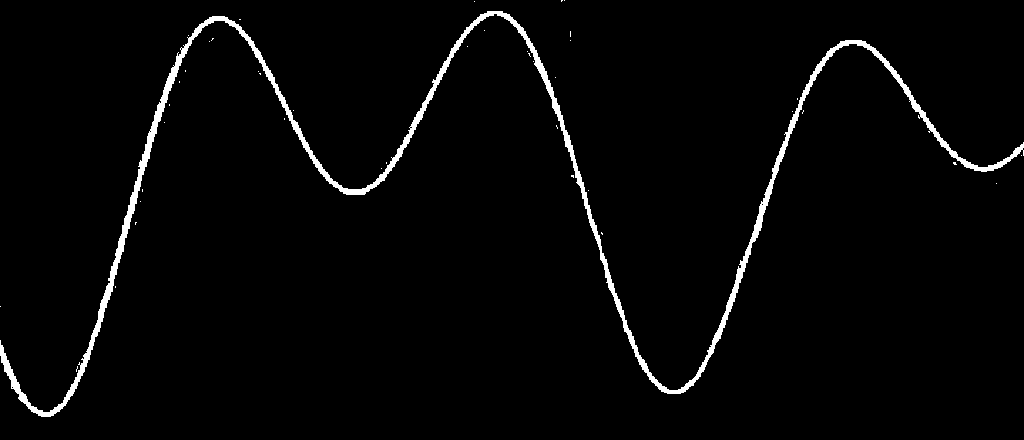
#> input picture chart1.png, 1024 x 440 px; its folder holds 2 pictures in this run
$ python main.py   (older library calls are emulated)
#> lines starting #> are read from the running program, lines starting #| are printed output that depends on the picture; after the words box and inside, x2 and y2 are one past the last pixel; in counts of white or black regions, pixels touching at a corner belong together
from __future__ import division, print_function
import numpy as np
from numpy.random import randn
from numpy.fft import rfft
from numpy import asarray
from scipy import signal
from scipy.misc import derivative
from PIL import Image
import sys
import matplotlib.pyplot as plt
import matplotlib.image as mpimg

coef = []
coef.append(signal.butter(4, 0.03, analog=False))
coef.append(signal.butter(4, 0.03, analog=False))

sig_x = []
sig_ff = []

for i in [1, 2]:
  array = np.transpose(asarray(Image.open("chart" + str(i) + ".png")))
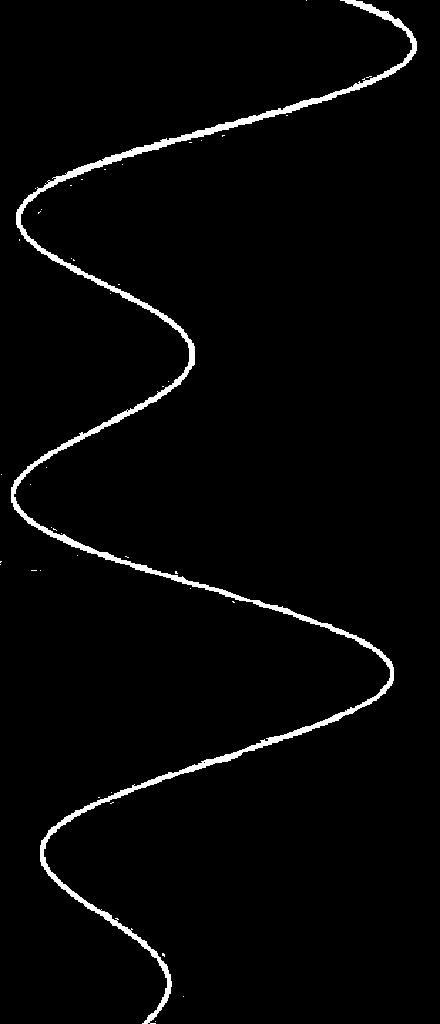
#> array: shape (1024, 440); values 0 (black) and 215 (white), 2.5% white; 42 white regions (41 under 20 px), largest, box (x1, y1, x2, y2) and area: (11, 0, 417, 1024) 11087
  axis = []
  graph = []

  x = 2 * len(array) / 40
#> x = 51.2

  while x / len(array) * 40 <= 38:
    s = 0
    c = 0
    y = 0

    while y < len(array[int(x)]):
      if array[int(x)][y] != 0:
        s += y
        c += 1

      y += 1

    if c:
      graph.append(- ((s / c) / len(array[int(x)]) * 225 - 100))
    else:
      graph.append(0)

    axis.append(x / len(array) * 40)

    x += 3 / 32 * len(array) / 40
#> this loop made 385 passes
#> x on passes 1 to 3: 53.6, 56, 58.4
#> after the loop, axis = 385 values from 2 to 38; graph = 385 values, max 93.86 at index 185, min -110.9 at index 0, mean 17.41; x = 975.2

  sig_x.append(np.array(axis))
  sig_ff.append(signal.filtfilt(coef[i - 1][0], coef[i - 1][1], np.array(graph)))
#> pass 2 of the loop `for i in [1, 2]:`:
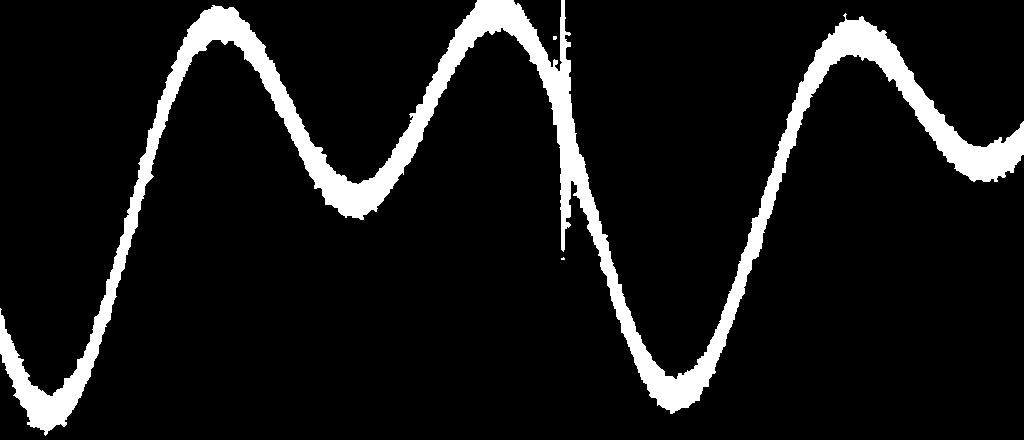
#> input picture chart2.png, 1024 x 440 px
#> `array = np.transpose(asarray(Image.open("chart" + str(i) + ".png")))`:
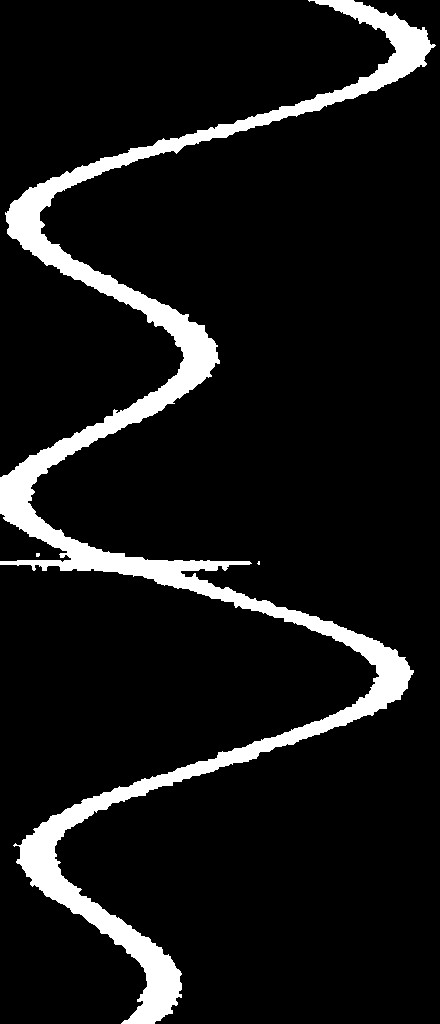
#> array: shape (1024, 440); values 0 (black) and 1 (white), 9.1% white; 3 white regions (2 under 20 px), largest, box (x1, y1, x2, y2) and area: (0, 0, 436, 1024) 40870
#> `x = 2 * len(array) / 40`: x = 51.2
#> the loop `while x / len(array) * 40 <= 38:` made 385 passes

sig_diff = sig_ff[0] - sig_ff[1]
sig_grad = np.gradient(sig_ff[1])
sig_grad2 = np.gradient(sig_grad)

plt.subplot(2, 1, 1)
plt.title("Gravitational Acceleration (µGal) vs Time (h)")
plt.grid(True, which='both')
plt.plot(sig_x[0], sig_ff[0], label='Experimental Data')
plt.plot(sig_x[1], sig_ff[1], label='Tide Model')
plt.legend(loc="upper center")
#plt.savefig('microgal1.svg', format='svg', dpi=1200)

plt.subplot(2, 1, 2)
plt.title("Residual of Gravitational Acceleration (µGal) vs Time (h)")
plt.grid(True, which='both')
plt.plot(sig_x[0], sig_diff / np.amax(sig_diff), label='Normalized Residual')
plt.plot(sig_x[1], sig_grad / np.amax(sig_grad), label='Normalized Derivative')
plt.legend(loc="upper center")
#plt.savefig('microgal2.svg', format='svg', dpi=1200)

mng = plt.get_current_fig_manager()
mng.resize(1024, 768)

plt.show()
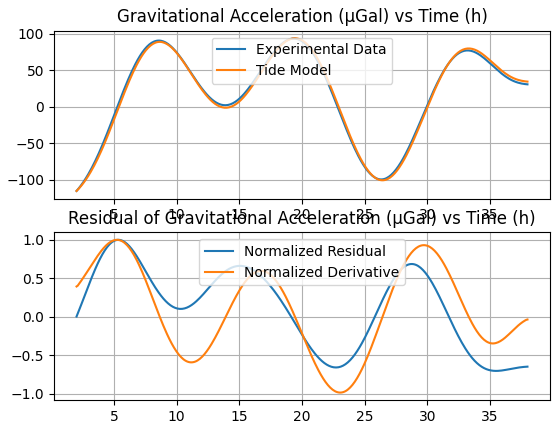
#> figure drawn by matplotlib, 2 panels; panel 1: curve peaks at x = 19.34, y = 93.28; panel 1: curve peaks at x = 19.44, y = 93.68; panel 2: curve peaks at x = 5.38, y = 1; panel 2: curve peaks at x = 5.19, y = 1
